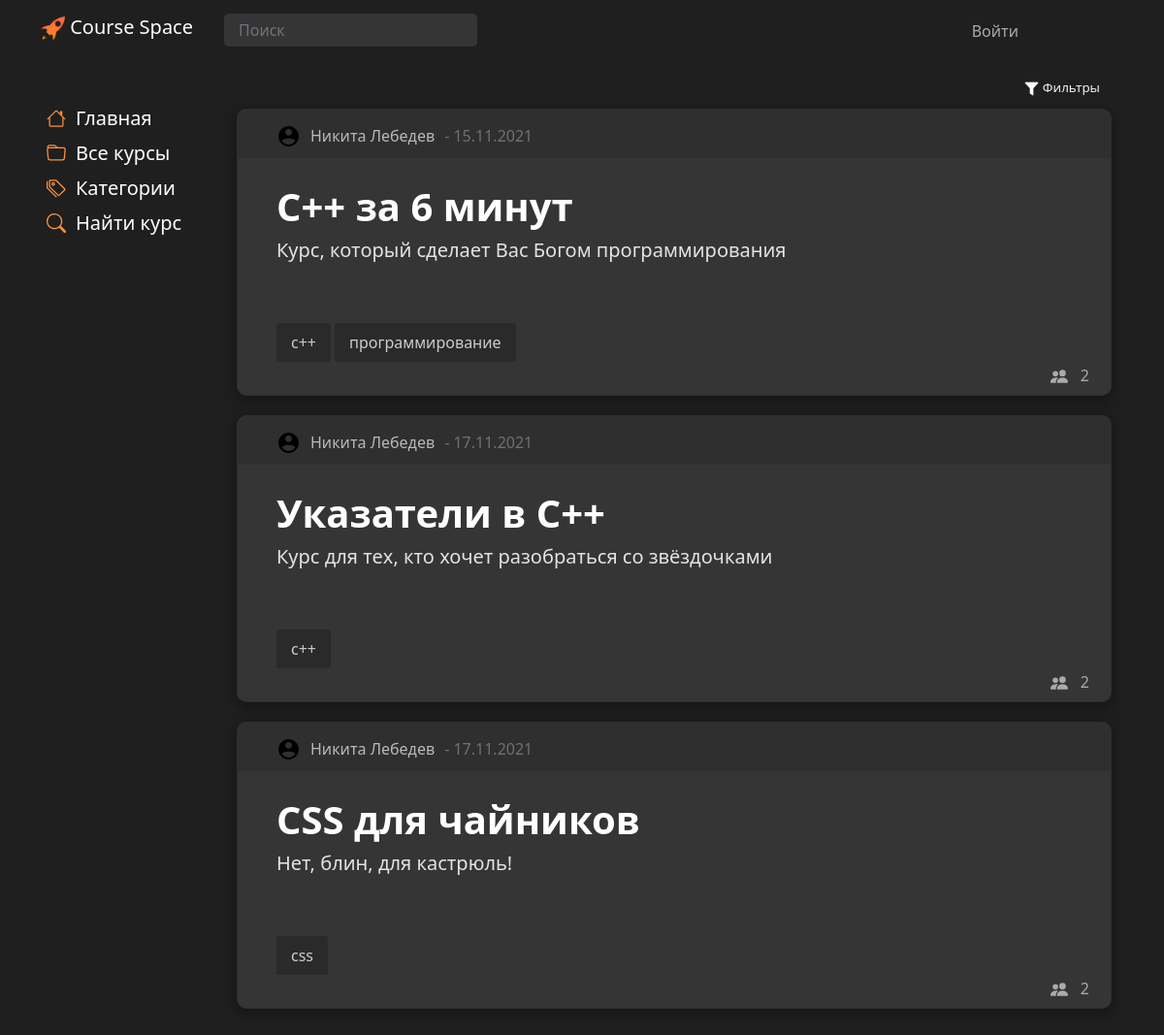
Page /main/category/1/ on the earlier database version.
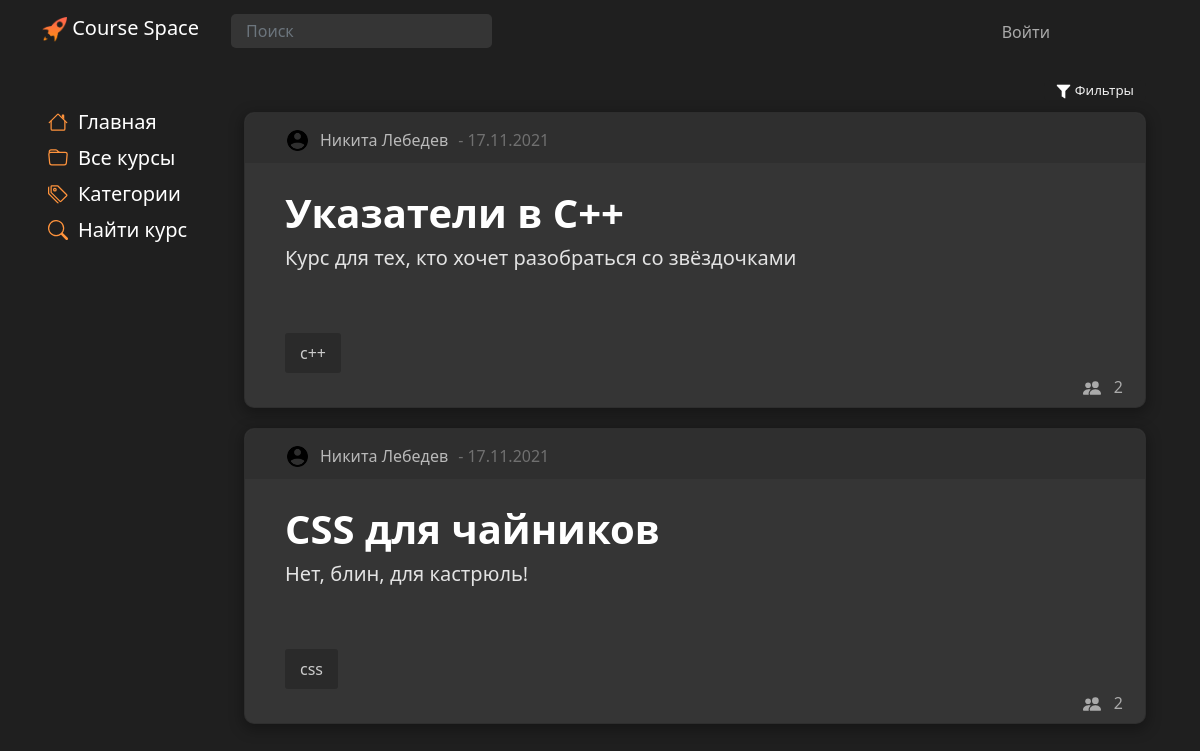
Same page on the later database version.
### main/models.py (models this page shows, shortened)
class Courses(models.Model):
    title = models.CharField('title', max_length=80, null=False)
    description = models.TextField('description')
    date = models.TextField('date')
    category = models.ForeignKey(Categories, models.DO_NOTHING, db_column='Category_id')  # Field name made lowercase.
    author = models.ForeignKey(Authors, models.DO_NOTHING, db_column='Author_id')  # Field name made lowercase.
    class Meta:
        db_table = 'Courses'

class Authors(models.Model):
    name = models.CharField('name', max_length=80, null=False)
    user = models.ForeignKey(settings.AUTH_USER_MODEL, models.DO_NOTHING, db_column='User_id')  # Field name made lowercase.
    class Meta:
        db_table = 'Authors'

class Profile(models.Model):
    user = models.OneToOneField(settings.AUTH_USER_MODEL, on_delete=models.CASCADE, null=True, )
    surname = models.CharField('surname', max_length=80, null=False)
    name = models.CharField('name', max_length=80, null=False)
    profile_pic = models.ImageField(null=True, blank=True, upload_to="images/profile/")
    birth_date = models.DateField(null=True, blank=True)
    class Meta:
        db_table = 'Profile'

class CoursesTags(models.Model):
    tag = models.ForeignKey('Tags', on_delete=models.CASCADE, db_column='Tag_id')  # Field name made lowercase.
    course = models.ForeignKey(Courses, on_delete=models.CASCADE, db_column='Course_id')  # Field name made lowercase.
    class Meta:
        db_table = 'Courses_Tags'

class Tags(models.Model):
    title = models.TextField('path')
    class Meta:
        db_table = 'Tags'
    def __str__(self):
        return self.title

### main/views.py (the view)
# urls.py: path('/category/<int:category_id>/', show_category, name='category'),
def show_category(request, category_id):
    course = Categories.objects.all()
    categories = Categories.objects.filter(id=category_id)
    all_categories = Categories.objects.all()
    courses = Courses.objects.filter(category_id=category_id)
    course_tags = CoursesTags.objects.all()
    course_users = CoursesUsers.objects.values('course_id').annotate(total=Count('id'))
    context = {
        'categories': all_categories,
        'course': course,
        'courses': courses,
        'title': categories[0],
        'category_selected': category_id,
        'tags': course_tags,
        'count_users': course_users,
    }
    return render(request, 'main/courses.html', context=context)

### main/models.py (called while the page is built)
    def __str__(self):
        return self.title

### main/templates/main/courses.html (shortened to what this page needs)
{% extends 'main/baselist.html' %}
{% block style %}
    {% load static %}
{% endblock %}

### main/templates/main/baselist.html (shortened to what this page needs)
{% extends 'main/base.html' %}
{% block style %}
    {% load static %}
{% endblock %}
{% block content %}
    {% block list %}
        <div class="container">
            <div class="row">
                <button class="tagsBth" type="button" data-bs-toggle="collapse" data-bs-target="#collapseExample" aria-expanded="false" aria-controls="collapseExample">
                    <img src="{% static 'main/img/filter.png' %}" width="15">
                        Фильтры
                </button>
            </div>
            <div class="row">
                {% for el in courses%}
                            <div class="card block" id="{{ el.id }}">
                                <div class="cardHeader">
                                    <div class="author">
                                    {% if user.profile.profile_pic %}
                                      <img class="courseAuthorAvatarProfile" src="{{el.author.user.profile.profile_pic.url}}">
                                    {% else %}
                                      <img class="courseAuthorAvatarProfile" src="{% static 'main/img/user96.png' %}"><br><br>
                                    {% endif %}
                                    <div id="authorname">
                                         {{ el.author.user.profile.name }} {{ el.author.user.profile.surname }}
                                    </div>
                            </div>
                                    <div class="date"> - {{ el.date }}</div>
                                </div>
                            <div class="cardContainer"  onclick="window.location.href ='{% url 'course' el.pk %}'">
                                <div class="lable">
                                    <div class="text">
                                        <div class="title fs-1">{{ el.title }}</div>
                                    </div>
                                </div>
                                    <div class="desk fs-5">{{el.description|truncatewords:50}}</div>
                                <div class="tags"></br>
                                    {% for tag in tags %}
                                        {% if tag.course.pk == el.pk %}
                                        <div>
                                            {{ tag.tag }}
                                        </div>
                                        {% endif %}
                                    {% endfor %}
                                </div>
                            </div>
                            <div class="stat">
                                <div class="usercount">{% for c in count_users %}{% if c.course_id == el.pk %}{{ c.total }}{% endif %}{% endfor %}</div>
                            </div>
                        </div>
                {% endfor %}
            </div>
    {% endblock %}
{% endblock %}

Differences in the rows shown:
removed Courses: author.user.profile.name "Никита", author.user.profile.surname "Лебедев", date "15.11.2021", title "C++ за 6 минут", description "Курс, который сделает Вас Богом программирования", total "2"
removed CoursesTags: tag "c++", shown under "Никита"
removed CoursesTags: tag "программирование", shown under "Никита"
